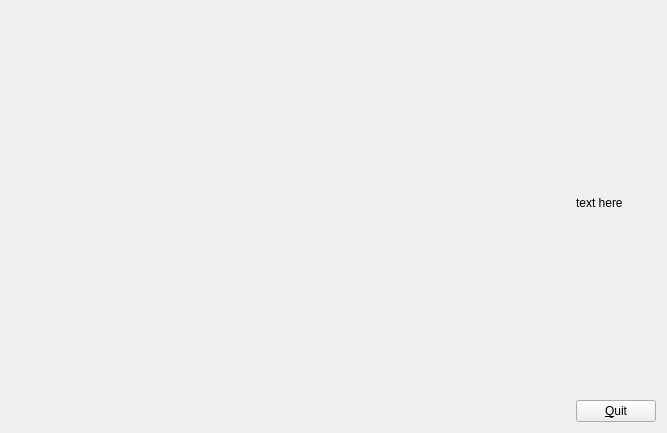
<?xml version="1.0" encoding="UTF-8"?>
<ui version="4.0">
 <class>MainWindow</class>
 <widget class="QMainWindow" name="MainWindow">
  <property name="windowModality">
   <enum>Qt::WindowModal</enum>
  </property>
  <property name="geometry">
   <rect>
    <x>0</x>
    <y>0</y>
    <width>667</width>
    <height>433</height>
   </rect>
  </property>
  <property name="windowTitle">
   <string>Planes - OpenGL</string>
  </property>
  <widget class="QWidget" name="centralWidget">
   <layout class="QHBoxLayout" name="horizontalLayout">
    <item>
     <widget class="GLWidget" name="widget" native="true">
      <property name="sizePolicy">
       <sizepolicy hsizetype="Expanding" vsizetype="Preferred">
        <horstretch>0</horstretch>
        <verstretch>0</verstretch>
       </sizepolicy>
      </property>
     </widget>
    </item>
    <item>
     <layout class="QVBoxLayout" name="verticalLayout">
      <item>
       <widget class="QLabel" name="label">
        <property name="text">
         <string>text here</string>
        </property>
       </widget>
      </item>
      <item>
       <widget class="QPushButton" name="pushButton">
        <property name="text">
         <string>&amp;Quit</string>
        </property>
       </widget>
      </item>
     </layout>
    </item>
   </layout>
  </widget>
 </widget>
 <layoutdefault spacing="6" margin="11"/>
 <customwidgets>
  <customwidget>
   <class>GLWidget</class>
   <extends>QWidget</extends>
   <header>glwidget.h</header>
   <container>1</container>
  </customwidget>
 </customwidgets>
 <resources/>
 <connections>
  <connection>
   <sender>pushButton</sender>
   <signal>clicked()</signal>
   <receiver>MainWindow</receiver>
   <slot>close()</slot>
   <hints>
    <hint type="sourcelabel">
     <x>616</x>
     <y>391</y>
    </hint>
    <hint type="destinationlabel">
     <x>667</x>
     <y>374</y>
    </hint>
   </hints>
  </connection>
 </connections>
</ui>
